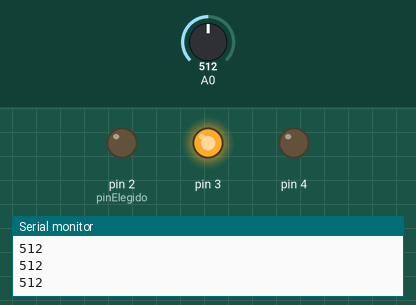
Simulated run of this sketch. Board: Arduino Uno, built with avr-gcc and run on an emulated ATmega328P. On the bench: output pins drawn as LEDs (lit = HIGH), the last lines printed to the serial monitor. The inputs (shaded band) are chosen by the test bench; at power-on: A0 = 512.

Above: at 1.2 s.
1.3 s: A0 set to 466
2.8 s: A0 set to 441
At 3.3 s:
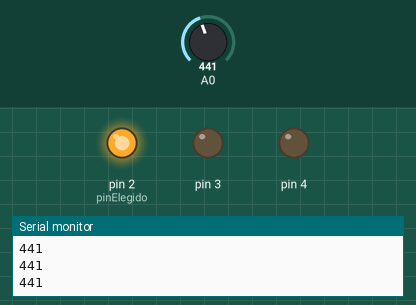
4.3 s: A0 set to 900
At 5.5 s:
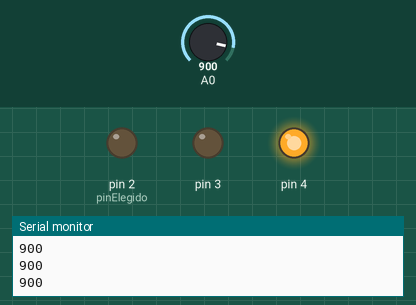
5.8 s: A0 set to 883
At 6.8 s:
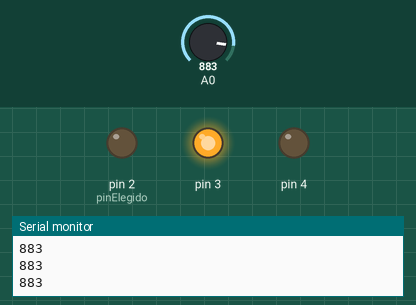
7.3 s: A0 set to 1023
At 7.9 s:
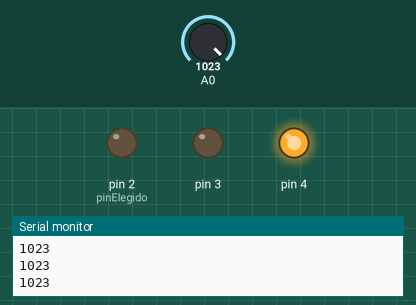
Timing chart, 0 to 9.8 s (numbered marks = the images above; inputs shaded):
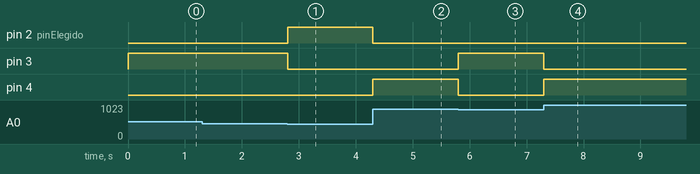

Measured:
- the behaviour switches between 450 and 449 on A0 (found by bisection; images 0 and 1)
- the behaviour switches between 900 and 899 on A0 (found by bisection; images 2 and 3)
- after the input at 2.8 s, pin 2 (pinElegido): LOW → HIGH at once; pin 3: HIGH → LOW at once
- after the input at 4.3 s, pin 2 (pinElegido): HIGH → LOW at once; pin 4: LOW → HIGH at once
- after the input at 5.8 s, pin 3: LOW → HIGH at once; pin 4: HIGH → LOW at once
- after the input at 7.3 s, pin 3: HIGH → LOW at once; pin 4: LOW → HIGH at once

The sketch:

proyecto_semaforo_acustico.ino
```cpp
// proyecto semáforo acústico
// Consiste en detectar el nivel de ruido y emitir una luz de colores
// actuando como un semáforo

long valor = 0; // valor de entrada del potenciómetro analógico
int pinElegido = 2;

void setup() {
  pinMode(2,OUTPUT);
  pinMode(3,OUTPUT);
  pinMode(4,OUTPUT);
  Serial.begin(9600);

}

void loop() {
  valor = analogRead(A0);
  pinElegido=map(valor,0,900,2,4);
  encender(pinElegido);
  Serial.println(valor);
}

void encender(int cual) {
  int i;
  for (i=2;i<=4;i++) {
    if (i==cual) {
      digitalWrite(i,true);
    } else {
      digitalWrite(i,false);
    }
  }
}
```
